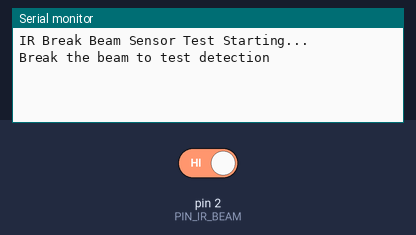
A sketch run on a simulated Arduino Uno, built with avr-gcc and run on an emulated ATmega328P. On the bench: the last lines printed to the serial monitor. Inputs (shaded band) come from the test bench; at power-on: pin 2 (PIN_IR_BEAM) HIGH.

Above: at 1.2 s.
1.3 s: pin 2 (PIN_IR_BEAM) driven LOW
At 2.8 s:
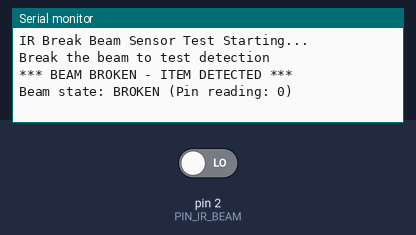
3.5 s: pin 2 (PIN_IR_BEAM) driven HIGH
At 4.4 s:
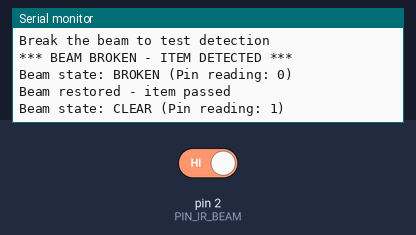

Measured:
- after the input at 1.3 s, the serial monitor: prints a new line at once (image 1)
- after the input at 3.5 s, the serial monitor: prints a new line at once (image 2)

The sketch:

test_ir_break_beam.ino
```cpp
#define PIN_IR_BEAM 2
#define DEBOUNCE_MS 50

static unsigned long lastBeamBreakMs = 0;
static bool lastBeamState = HIGH;
static bool beamBroken = false;

void setup() {
  Serial.begin(115200);
  pinMode(PIN_IR_BEAM, INPUT_PULLUP);
  Serial.println("IR Break Beam Sensor Test Starting...");
  Serial.println("Break the beam to test detection");
}

void loop() {
  bool currentState = digitalRead(PIN_IR_BEAM);
  unsigned long now = millis();

  // Debounce the input
  if (currentState != lastBeamState && (now - lastBeamBreakMs) > DEBOUNCE_MS) {
    lastBeamState = currentState;
    lastBeamBreakMs = now;

    if (currentState == LOW && !beamBroken) {
      // Beam broken (item detected)
      beamBroken = true;
      Serial.println("*** BEAM BROKEN - ITEM DETECTED ***");
    }
    else if (currentState == HIGH && beamBroken) {
      // Beam restored (item passed through)
      beamBroken = false;
      Serial.println("Beam restored - item passed");
    }
  }

  // Show current state every 2 seconds
  static unsigned long lastPrintMs = 0;
  if (now - lastPrintMs > 2000) {
    lastPrintMs = now;
    Serial.print("Beam state: ");
    Serial.print(currentState == HIGH ? "CLEAR" : "BROKEN");
    Serial.print(" (Pin reading: ");
    Serial.print(currentState);
    Serial.println(")");
  }

  delay(10);
}
```
